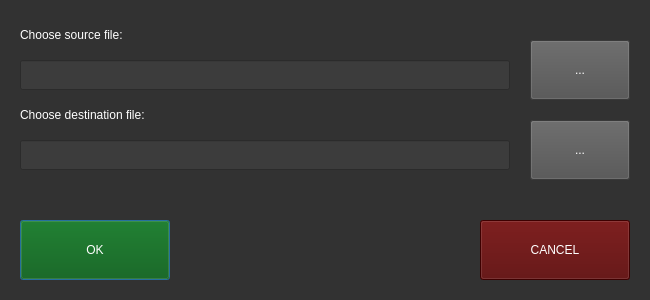
<?xml version="1.0" encoding="UTF-8"?>
<ui version="4.0">
 <class>ChooseFileWindow</class>
 <widget class="QDialog" name="ChooseFileWindow">
  <property name="geometry">
   <rect>
    <x>0</x>
    <y>0</y>
    <width>650</width>
    <height>300</height>
   </rect>
  </property>
  <property name="minimumSize">
   <size>
    <width>650</width>
    <height>300</height>
   </size>
  </property>
  <property name="maximumSize">
   <size>
    <width>650</width>
    <height>300</height>
   </size>
  </property>
  <property name="windowTitle">
   <string>Open files</string>
  </property>
  <property name="styleSheet">
   <string notr="true">background-color: rgb(50, 50, 50);</string>
  </property>
  <widget class="QLineEdit" name="lineEdit1">
   <property name="geometry">
    <rect>
     <x>20</x>
     <y>60</y>
     <width>490</width>
     <height>30</height>
    </rect>
   </property>
   <property name="styleSheet">
    <string notr="true">font: 10pt &quot;Arial Black&quot;;
color: rgb(255, 255, 255);
background-color: rgb(60, 60, 60);</string>
   </property>
  </widget>
  <widget class="QLineEdit" name="lineEdit2">
   <property name="geometry">
    <rect>
     <x>20</x>
     <y>140</y>
     <width>490</width>
     <height>30</height>
    </rect>
   </property>
   <property name="styleSheet">
    <string notr="true">font: 10pt &quot;Arial Black&quot;;
color: rgb(255, 255, 255);
background-color: rgb(60, 60, 60);</string>
   </property>
  </widget>
  <widget class="QLabel" name="label1">
   <property name="geometry">
    <rect>
     <x>20</x>
     <y>20</y>
     <width>490</width>
     <height>30</height>
    </rect>
   </property>
   <property name="styleSheet">
    <string notr="true">font: 16pt &quot;Arial Black&quot;;
color: rgb(255, 255, 255);
background-color: rgb(50, 50, 50);</string>
   </property>
   <property name="text">
    <string>Choose source file:</string>
   </property>
  </widget>
  <widget class="QLabel" name="label2">
   <property name="geometry">
    <rect>
     <x>20</x>
     <y>100</y>
     <width>490</width>
     <height>30</height>
    </rect>
   </property>
   <property name="styleSheet">
    <string notr="true">background-color: rgb(50, 50, 50);
color: rgb(255, 255, 255);
font: 16pt &quot;Arial Black&quot;;</string>
   </property>
   <property name="text">
    <string>Choose destination file:</string>
   </property>
  </widget>
  <widget class="MyButton" name="okButton">
   <property name="geometry">
    <rect>
     <x>20</x>
     <y>220</y>
     <width>150</width>
     <height>60</height>
    </rect>
   </property>
   <property name="styleSheet">
    <string notr="true">color: rgb(255, 255, 255);
font: 16pt &quot;Arial Black&quot;;
background-color: rgb(0, 85, 0);</string>
   </property>
   <property name="text">
    <string>OK</string>
   </property>
  </widget>
  <widget class="MyButton" name="cancelButton">
   <property name="geometry">
    <rect>
     <x>480</x>
     <y>220</y>
     <width>150</width>
     <height>60</height>
    </rect>
   </property>
   <property name="styleSheet">
    <string notr="true">font: 16pt &quot;Arial Black&quot;;
color: rgb(255, 255, 255);
background-color: rgb(85, 0, 0);</string>
   </property>
   <property name="text">
    <string>CANCEL</string>
   </property>
  </widget>
  <widget class="MyButton" name="chooseButton1">
   <property name="geometry">
    <rect>
     <x>530</x>
     <y>40</y>
     <width>100</width>
     <height>60</height>
    </rect>
   </property>
   <property name="styleSheet">
    <string notr="true">background-color: rgb(80, 80, 80);
font: 16pt &quot;Arial Black&quot;;
color: rgb(255, 255, 255);</string>
   </property>
   <property name="text">
    <string>...</string>
   </property>
  </widget>
  <widget class="MyButton" name="chooseButton2">
   <property name="geometry">
    <rect>
     <x>530</x>
     <y>120</y>
     <width>100</width>
     <height>60</height>
    </rect>
   </property>
   <property name="styleSheet">
    <string notr="true">font: 16pt &quot;Arial Black&quot;;
color: rgb(255, 255, 255);
background-color: rgb(80, 80, 80);</string>
   </property>
   <property name="text">
    <string>...</string>
   </property>
  </widget>
 </widget>
 <customwidgets>
  <customwidget>
   <class>MyButton</class>
   <extends>QPushButton</extends>
   <header>mybutton.hpp</header>
  </customwidget>
 </customwidgets>
 <resources/>
 <connections/>
</ui>
